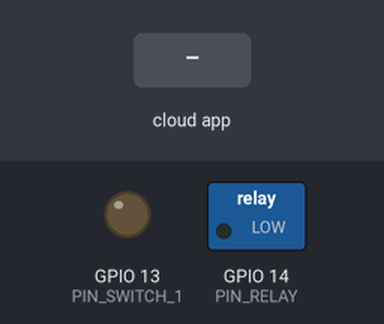
This program was run on a simulated ESP32. Parts: switched loads named in the program (green lamp = pin HIGH), output pins drawn as LEDs (lit = HIGH). The test bench sets the inputs (shaded band). The RemoteXY app is connected; what the program prints to the serial monitor is not drawn.

Above: at 1.2 s.
1.3 s: the phone or cloud app sets lockState to 1
At 2.0 s:
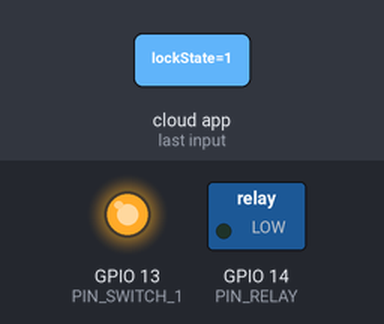
2.8 s: the phone or cloud app sets lockState to 0
At 3.1 s:
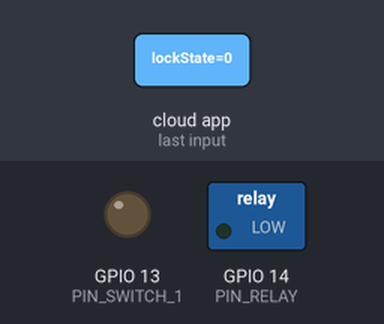
Timing chart, 0 to 5.8 s (numbered marks = the images above; inputs shaded):
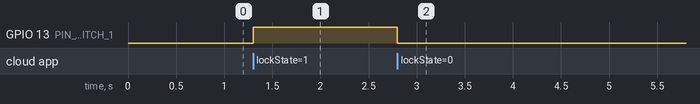

The program:

main.cpp
```cpp
//////////////////////////////////////////////
//        include libraries                 //
//////////////////////////////////////////////

// RemoteXY select connection mode and include library
#define REMOTEXY_MODE__ESP32CORE_BLE

#include "RemoteXY.h"
#include <Arduino.h>
#include "FastCRC.h"
#include "functions.h"


// RemoteXY connection settings
#define REMOTEXY_BLUETOOTH_NAME "OKAI_Scooter"

// RemoteXY configurate
#pragma pack(push, 1)
uint8_t RemoteXY_CONF[] =
{ 255,5,0,3,0,146,0,8,16,1,
2,0,3,90,57,7,163,26,24,16,
85,110,108,111,99,107,0,76,111,99,
107,0,65,7,3,2,9,9,130,1,
4,54,56,21,27,129,0,25,56,15,
6,16,76,105,103,104,116,0,3,131,
21,65,22,8,162,26,130,1,4,17,
56,31,27,129,0,16,20,31,6,16,
77,97,120,32,83,112,101,101,100,0,
7,52,22,31,20,5,2,26,1,129,
0,44,32,7,3,16,107,109,47,104,
0,2,0,44,40,12,5,162,26,31,
31,79,78,0,79,70,70,0,129,0,
8,41,34,4,16,70,97,115,116,32,
65,99,99,101,108,101,114,97,116,105,
111,110,0 };
// this structure defines all the variables of your control interface
struct {

    // input variable
  uint8_t lockState; // =1 if switch ON and =0 if OFF
  uint8_t light_select; // =0 if select position A, =1 if position B, =2 if position C, ...
  int16_t speed;  // −32767.. +32767
  uint8_t fastAcceleration; // =1 if switch ON and =0 if OFF

    // output variable
  uint8_t status_LED_r; // =0..255 LED Red brightness
  uint8_t status_LED_g; // =0..255 LED Green brightness
  uint8_t status_LED_b; // =0..255 LED Blue brightness

    // other variable
  uint8_t connect_flag;  // =1 if wire connected, else =0

} RemoteXY;
#pragma pack(pop)

/////////////////////////////////////////////
//                  Setup                  //
/////////////////////////////////////////////

#define PIN_SWITCH_1 13
#define PIN_RELAY 14
#define INTERVAL 500
#define REBOOTINTERVAL 240

unsigned long start_time = 0;
int run_once = 0;
int tick = 0;
bool isUnlocked = false;
int defaultSpeed = 25;

bool defaultFastAcceleration = 1;
bool defaultKph = 0; // 0 for MP/H, 1 for KM/H
bool defaultLightOn = 0;
bool defaultLightBlink = 0; // Will overwrite lightOn if activated


// If your scooter turns off after 2 minutes you need to enable reboot mode.
// DON'T USE THIS WITHOUT ADDING RELAYS TO YOUR MOTOR CABLES!
bool isRebootMode = false;


////////////////////////////////////////////
//                   Main                 //
///////////////////////////////////////////

void setup()
{
  RemoteXY_Init ();
  Serial.begin(115200);
  Serial2.begin(9600);
  pinMode (PIN_SWITCH_1, OUTPUT);
  pinMode (PIN_RELAY, OUTPUT);
}

void loop()
{
  RemoteXY_Handler ();

  // Check for changes in RemoteXY
  int speed = RemoteXY.speed > 0 ? RemoteXY.speed : defaultSpeed;
  bool lightOn = RemoteXY.light_select == 0 ? 1 : 0;
  bool lightBlink = RemoteXY.light_select == 2 ? 1 : 0;
  bool fastAcceleration = RemoteXY.fastAcceleration == 1 ? 1 : defaultFastAcceleration;

  digitalWrite(PIN_SWITCH_1, (RemoteXY.lockState == 0 || tick > REBOOTINTERVAL)?LOW:HIGH);
  Serial.print(RemoteXY.lockState);
   if(RemoteXY.lockState == 1){
    if(millis() > start_time + INTERVAL){
      if(isRebootMode) tick++;
      if(!isUnlocked){
        unlock(PIN_SWITCH_1, speed, fastAcceleration, defaultKph, lightOn, lightBlink);
        isUnlocked = true;
      }
      if(isRebootMode && tick > REBOOTINTERVAL) {
        reboot(PIN_RELAY, PIN_SWITCH_1, speed);
        tick = 0;
      } else {
        keepActive(speed, fastAcceleration, defaultKph, lightOn, lightBlink);
        run_once = 0;
        start_time = millis();
      }
      }
      // Status LED
      RemoteXY.status_LED_r = 0;
      RemoteXY.status_LED_g = 255;
      RemoteXY.status_LED_b = 0;
    }
    else{
      if (run_once == 0){
      sendCommand(stopCommand(lightBlink));
      isUnlocked = false;
      run_once = 1;
      }
      if(tick > 0) {
        tick = 0;
      }
      // Status LED
      RemoteXY.status_LED_r = 255;
      RemoteXY.status_LED_g = 0;
      RemoteXY.status_LED_b = 0;
    }
}
```

commands.h
```cpp
FastCRC8 CRC8; //Checksum Library
uint32_t crc;

// Generate 4th byte with commands
unsigned char GenCommandByte(bool fastAcceleration, bool kph, bool lightOn, bool lightBlink, bool powerOn)
{
  // bool bits[8] = {
  //   0,
  //   0,
  //   fastAcceleration,
  //   kph,
  //   0,
  //   lightOn,
  //   lightBlink,
  //   powerOn};
  bool bits[8] = {
    powerOn,
    lightBlink,
    lightOn,
    0,
    kph,
    fastAcceleration,
    0,
    0};
    unsigned char c = 0;
    for (int i=0; i < 8; ++i)
        if (bits[i])
            c |= 1 << i;
    return c;
}

// Shortcut startup / keep alive command
uint8_t startCommand(bool fastAcceleration, bool kph, bool lightOn, bool lightBlink)
{
  return GenCommandByte(fastAcceleration, kph, lightOn, lightBlink, 1);
}

// Shortcut stop scooter command
uint8_t stopCommand(bool lightBlink)
{
  return GenCommandByte(0, 1, 0, lightBlink, 0);
}

// Combine commands, calculate CRC and transmit to ESC

void sendCommand(uint8_t commandByte, int speed = 20)
{
  uint8_t buf[6];
  buf[0] = 0xA6; buf[1] = 0x12; buf[2] = 0x02;
  buf[3] = commandByte;
  buf[4] = speed;
  buf[5] = CRC8.maxim(buf, 5);
  Serial2.write(buf, sizeof(buf));
}
```

functions.h
```cpp
#include "commands.h"

void keepActive(int speed, bool fastAcceleration = 0, bool kph = 1, bool lightOn = 1, bool lightBlink = 0) {
  sendCommand(startCommand(fastAcceleration, kph, lightOn, lightBlink), speed);
}

void unlock(int pin, int speed, bool fastAcceleration = 0, bool kph = 1, bool lightOn = 1, bool lightBlink = 0) {
    digitalWrite(pin,HIGH);
    sendCommand(stopCommand(lightBlink));
    delay(500);
    sendCommand(startCommand(0, kph, lightOn, 0), speed);
    delay(500);
}

void lock(int pin, bool lightBlink = 0) {
    sendCommand(stopCommand(lightBlink));
    delay(500);
    digitalWrite(pin,LOW);
}


// Sequence used to reboot scooter to bypass shutdown after 2 minutes

void reboot(int relayPin, int pwrPin, int speed, bool fastAcceleration = 0, bool kph = 1, bool lightOn = 1, bool lightBlink = 0) {
  digitalWrite(relayPin,HIGH);
  sendCommand(stopCommand(lightBlink));
  digitalWrite(pwrPin,LOW);
  delay(500);
  digitalWrite(pwrPin,HIGH);
  sendCommand(startCommand(fastAcceleration, kph, lightOn, lightBlink), speed);
  delay(500);
  sendCommand(startCommand(fastAcceleration, kph, lightOn, lightBlink), speed);
  delay(500);
  sendCommand(startCommand(fastAcceleration, kph, lightOn, lightBlink), speed);
  delay(1500);
  digitalWrite(relayPin,LOW);
}
```

Measured:
- after the input at 1.3 s, GPIO 13 (PIN_SWITCH_1): LOW → HIGH at once
- after the input at 2.8 s, GPIO 13 (PIN_SWITCH_1): HIGH → LOW at once
